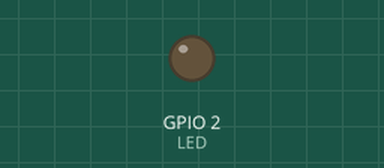
Bench run of a sketch on a simulated ESP32. Parts: output pins drawn as LEDs (lit = HIGH). WiFi joins after 1.5 s; servers stay silent unless stated; a WiFi scan finds three made-up networks; what the sketch prints to the serial monitor is not drawn.

Above: at 0.0 s.
At 4.1 s:
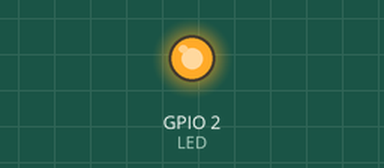
Timing chart, 0 to 5.6 s (numbered marks = the images above):
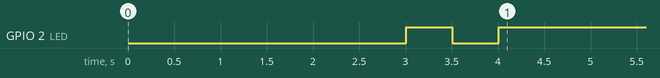

The sketch:

wifi.ino
```cpp
// Conecta no Wi-Fi definido em segredos.h, mostra o IP e reconecta se cair.
// O LED azul (GPIO2) fica aceso enquanto conectado.
#include <WiFi.h>
#include "segredos.h"

const int LED = 2;

// Diz se a rede está ao alcance e com que segurança (WPA2-Enterprise não entra com senha simples).
void procurarRede() {
  int n = WiFi.scanNetworks();
  for (int i = 0; i < n; i++) {
    if (WiFi.SSID(i) == WIFI_SSID) {
      Serial.printf("Rede vista: canal %d, %d dBm, seguranca %d\n", WiFi.channel(i), WiFi.RSSI(i), WiFi.encryptionType(i));
      return;
    }
  }
  Serial.printf("Rede \"%s\" NAO encontrada entre %d redes (fora de alcance ou so 5 GHz?)\n", WIFI_SSID, n);
}

void conectar() {
  Serial.printf("Conectando em \"%s\"", WIFI_SSID);
  WiFi.disconnect();
  WiFi.begin(WIFI_SSID, WIFI_SENHA);
  for (int i = 0; i < 40 && WiFi.status() != WL_CONNECTED; i++) {  // ~20 s
    digitalWrite(LED, i % 2);
    delay(500);
    Serial.print(".");
  }
  if (WiFi.status() == WL_CONNECTED) {
    digitalWrite(LED, HIGH);
    Serial.printf("\nConectado! IP: %s | gateway: %s | sinal: %d dBm\n", WiFi.localIP().toString().c_str(),
                  WiFi.gatewayIP().toString().c_str(), WiFi.RSSI());
  } else {
    digitalWrite(LED, LOW);
    Serial.printf("\nFalhou (status %d). Tentando de novo...\n", WiFi.status());
  }
}

void setup() {
  pinMode(LED, OUTPUT);
  Serial.begin(115200);
  delay(500);
  Serial.println("\n=== VOCare - Wi-Fi ===");
  WiFi.mode(WIFI_STA);
  WiFi.setAutoReconnect(true);
  procurarRede();
  conectar();
}

void loop() {
  if (WiFi.status() != WL_CONNECTED) conectar();
  delay(5000);
}
```

segredos.example.h
```cpp
// Copie para segredos.h (que não vai para o git) e preencha.
#define WIFI_SSID "nome-da-rede"
#define WIFI_SENHA "senha"
```
